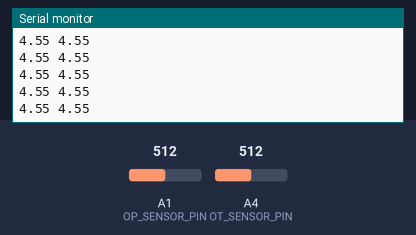
Simulated run of this sketch. Board: Arduino Uno, built with avr-gcc and run on an emulated ATmega328P. Shown: the last lines printed to the serial monitor. Inputs (shaded band) come from the test bench; at power-on: A1 (OP_SENSOR_PIN) = 512, A4 (OT_SENSOR_PIN) = 512.

Above: at 1.2 s.
1.3 s: A1 (OP_SENSOR_PIN) set to 716
At 1.48 s:
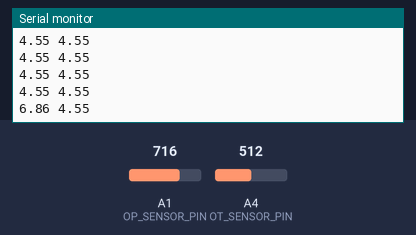
2.8 s: A4 (OT_SENSOR_PIN) set to 716
At 2.85 s:
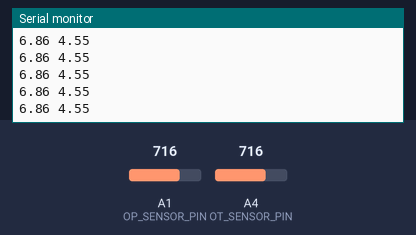
4.3 s: A1 (OP_SENSOR_PIN) set to 900
At 4.35 s:
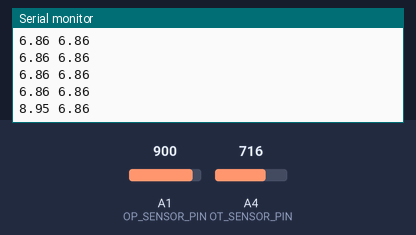
5.8 s: A4 (OT_SENSOR_PIN) set to 900
At 5.84 s:
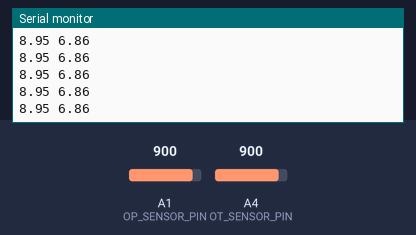
Timing chart, 0 to 8.3 s (numbered marks = the images above; inputs shaded):
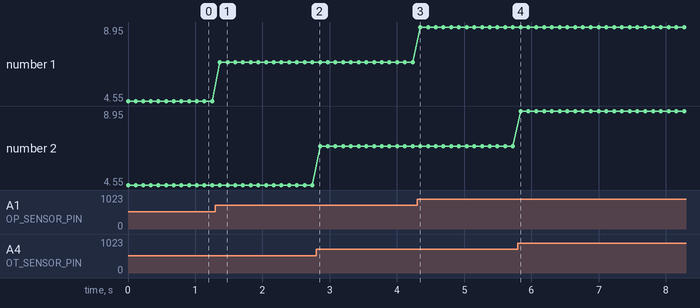

Measured:
- after the input at 1.3 s, the serial monitor: prints a new line after 0.07 s (image 1)
- after the input at 4.3 s, the serial monitor: prints a new line after 0.05 s (image 3)
- plotted number 1: 4.55 → 6.86 after the input at 1.3 s, 6.86 → 8.95 after the input at 4.3 s

The sketch:

tt_data_logger.ino
```cpp
#include <SoftwareSerial.h>

SoftwareSerial mySerial(2, 7); // RX, TX
uint8_t data_1 = 0;
uint8_t data_2 = 0;

#define ARDUINO_5V_ACTUAL 4.64

#define OP_SENSOR_PIN A1
#define OT_SENSOR_PIN A4
#define WT_SENSOR_PIN A3
#define BAT_SENSOR_PIN A2

#define OP_SENS_V_MIN 0.5
#define OP_SENS_V_MAX 4.5
#define OP_SENS_P_MIN 0.0
#define OP_SENS_P_MAX 10.0

struct SensorData
{
  float battery_voltage;
  float oil_pressure;
  float oil_temperature;
  float water_temperature;

  const static uint8_t data_packet_size = 16;
  char data_packet[data_packet_size];

  const char* getDataPacket()
  {
    memcpy(data_packet,      &battery_voltage, sizeof(float));
    memcpy(data_packet + 4,  &oil_pressure, sizeof(float));
    memcpy(data_packet + 8,  &oil_temperature, sizeof(float));
    memcpy(data_packet + 12, &water_temperature, sizeof(float));
    return data_packet;
  }

  void fromDataPacket(const char* data_packet)
  {
    memcpy(&battery_voltage,   data_packet, sizeof(float));
    memcpy(&oil_pressure,      data_packet + 4, sizeof(float));
    memcpy(&oil_temperature,   data_packet + 8, sizeof(float));
    memcpy(&water_temperature, data_packet + 12, sizeof(float));
  }
};

SensorData sensor_data;
SensorData sensor_data_test;

float readVoltageAverage(int pin, uint8_t nr_of_samples)
{
  int value = 0;
  for (int i=0; i<nr_of_samples; i++)
  {
    value += analogRead(pin);
  }
  value /= nr_of_samples;
  return ARDUINO_5V_ACTUAL*value/1024; // 10bit ADC
}

float mapf(float x, float in_min, float in_max, float out_min, float out_max)
{
  return (x - in_min) * (out_max - out_min) / (in_max - in_min) + out_min;
}

float readOilPressure()
{
  // Get the raw voltage readings
  float oil_pressure_v = readVoltageAverage(OP_SENSOR_PIN, 10);

  // Convert to pressure units (bar)
  float oil_pressure_p = mapf(oil_pressure_v, OP_SENS_V_MIN, OP_SENS_V_MAX, OP_SENS_P_MIN, OP_SENS_P_MAX);

  // TODO: maybe check the max/min limits
  return oil_pressure_p;
}

float readOilTemperature()
{
  // Get the raw voltage readings
  float oil_temperature_v = readVoltageAverage(OT_SENSOR_PIN, 10);

  // Convert to pressure units (bar)
  float oil_temperature_t = mapf(oil_temperature_v, OP_SENS_V_MIN, OP_SENS_V_MAX, OP_SENS_P_MIN, OP_SENS_P_MAX);

  // TODO: maybe check the max/min limits
  return oil_temperature_t;
}

void setup()
{
  Serial.begin(9600);
  mySerial.begin(9600); // Used for communicating with the display module
}

void loop()
{
  data_2 = 2*(++data_1);

  sensor_data.battery_voltage = 14.3;
  sensor_data.oil_pressure = readOilPressure();
  sensor_data.oil_temperature = readOilTemperature();
  sensor_data.water_temperature = 92.2;

  sensor_data_test.fromDataPacket(sensor_data.getDataPacket());

  Serial.print(sensor_data_test.oil_pressure);
  Serial.print(" ");
  Serial.println(sensor_data_test.oil_temperature);

  char data[16];
  sprintf(data, "%d;%d;tere\n", data_1, data_2);
  mySerial.write(data);
  delay(100);
}
```
